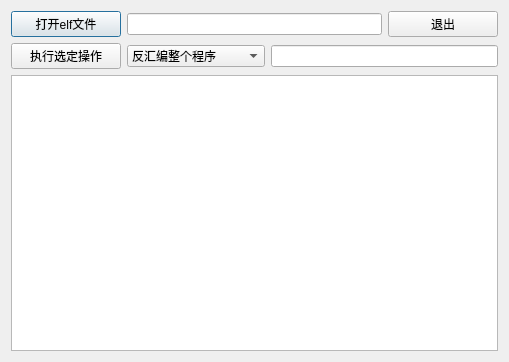
<?xml version="1.0" encoding="UTF-8"?>
<ui version="4.0">
 <class>DasmDialog</class>
 <widget class="QDialog" name="DasmDialog">
  <property name="geometry">
   <rect>
    <x>0</x>
    <y>0</y>
    <width>509</width>
    <height>362</height>
   </rect>
  </property>
  <property name="windowTitle">
   <string>反汇编窗口</string>
  </property>
  <layout class="QGridLayout" name="gridLayout">
   <item row="0" column="0">
    <widget class="QPushButton" name="OpenElf">
     <property name="text">
      <string>打开elf文件</string>
     </property>
    </widget>
   </item>
   <item row="0" column="1" colspan="2">
    <widget class="QLineEdit" name="ElfName"/>
   </item>
   <item row="0" column="3">
    <widget class="QPushButton" name="CloseButton">
     <property name="text">
      <string>退出</string>
     </property>
     <property name="checkable">
      <bool>false</bool>
     </property>
     <property name="checked">
      <bool>false</bool>
     </property>
    </widget>
   </item>
   <item row="1" column="0">
    <widget class="QPushButton" name="ExecAct">
     <property name="text">
      <string>执行选定操作</string>
     </property>
    </widget>
   </item>
   <item row="1" column="1">
    <widget class="QComboBox" name="ActMode">
     <item>
      <property name="text">
       <string>反汇编整个程序</string>
      </property>
     </item>
     <item>
      <property name="text">
       <string>显示所有函数名包含</string>
      </property>
     </item>
     <item>
      <property name="text">
       <string>反汇编函数名包含</string>
      </property>
     </item>
     <item>
      <property name="text">
       <string>反汇编指定函数</string>
      </property>
     </item>
     <item>
      <property name="text">
       <string>反汇编地址</string>
      </property>
     </item>
    </widget>
   </item>
   <item row="1" column="2" colspan="2">
    <widget class="QLineEdit" name="ActParam"/>
   </item>
   <item row="2" column="0" colspan="4">
    <widget class="QTextEdit" name="textEdit"/>
   </item>
  </layout>
 </widget>
 <resources/>
 <connections/>
</ui>
